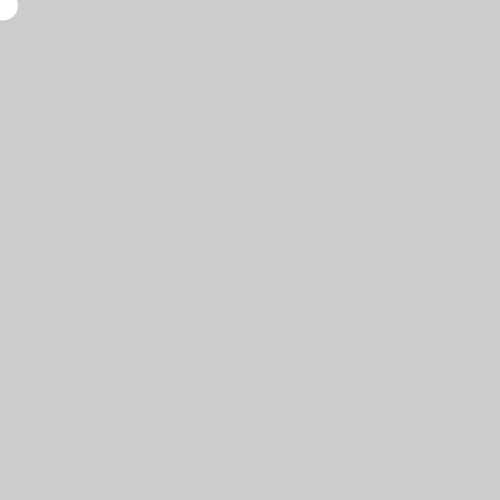
Frame 1 (no input)
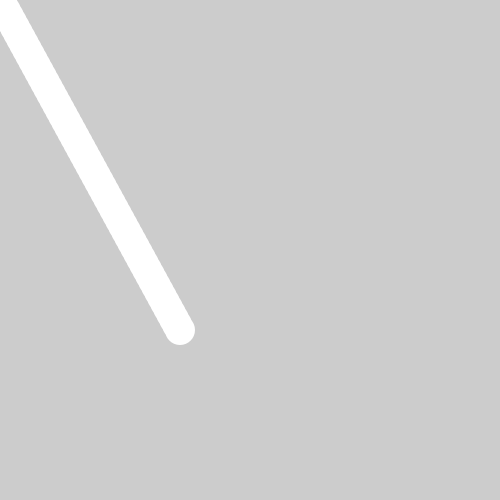
Frame 60 (the mouse pressed at the canvas centre just before this capture)
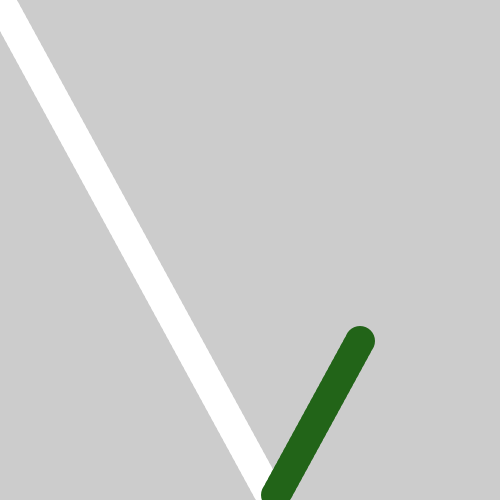
Frame 120 (the mouse held since frame 60 and released just before this capture)

The Processing sketch that drew these frames (run headless with seeded random() and noise(); from frame 60 on, the mouse is pressed at the canvas centre):

// Processing sketch: processing_113451
// ── processing_113451.pde

//Guilherme Vargas Garcia

float x;
float y;
float speedX = 3;
float speedY = 5.5;

void setup (){
  size(500, 500);
  rectMode(CENTER);
  noCursor();
  noStroke();
}

void draw(){
  x += speedX;
  y += speedY;
  
  ellipse(x, y, 30, 30);
  
  
  if (x > width){
    speedX *= -1;
    fill(17,237,132);
  }
  if (x<0){
    speedX *= -1;
    fill(23,21,45);
  }
  
  if (y > height) {
    speedY *= -1;
    fill(34,100,24);
  }
  if (y < 0) {
    speedY *= -1;
    fill(98,200,200);
  }
}
